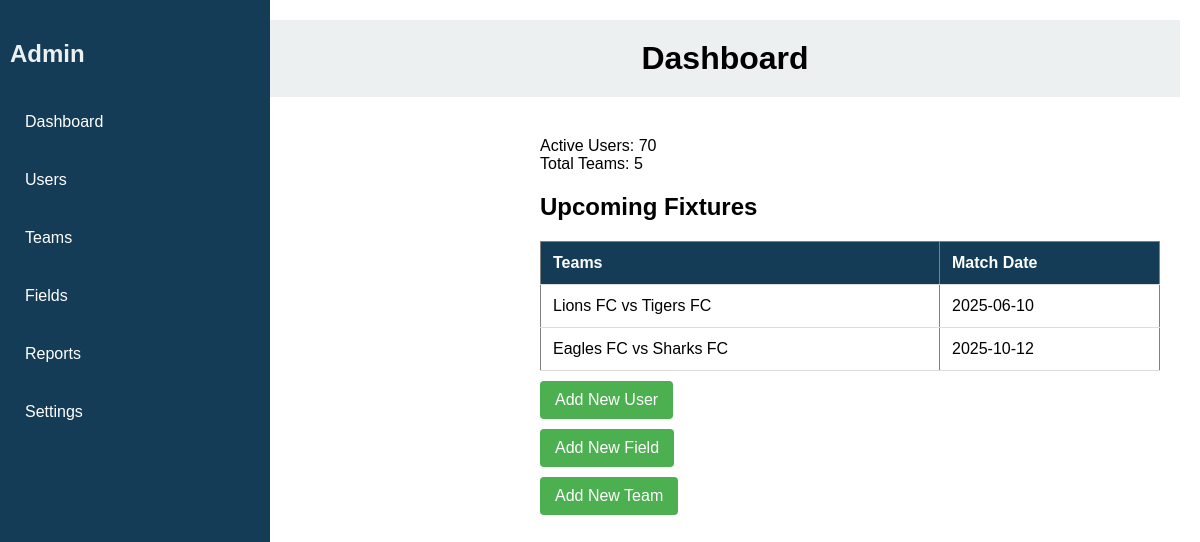
/Admin/AdminDashboard.php, run on the app's committed database.
### tables this page shows
CREATE TABLE "Fixtures" (
	"Fixture_ID"	INTEGER,
	"home_team_id"	INTEGER NOT NULL,
	"away_team_id"	INTEGER NOT NULL,
	"date"	TEXT NOT NULL,
	PRIMARY KEY("Fixture_ID" AUTOINCREMENT),
	FOREIGN KEY("away_team_id") REFERENCES "Team"("Team_ID"),
	FOREIGN KEY("home_team_id") REFERENCES "Team"("Team_ID")
);

### Admin/AdminDashboard.php (the view, shortened to what this page needs)
<!DOCTYPE html>
<html lang="en">
<head>
    <link rel="stylesheet" href="style.css" />
</head>
<body>
<div class="content">
        <header>
            <h1>Dashboard</h1>
        </header>
    <?php
        include("sidebar2.php");
    ?>
    <div class="active_users">
        <?php
        $db = new SQLite3('../fb_managment_system.db');
        $query = "SELECT COUNT (*) as total_users FROM Users";
        $result = $db->querySingle($query, true);
        if ($result) {
            echo "Active Users: " . $result['total_users'];
        } else {
            echo "error";
        }
        ?>
    </div>
    <div>
        <?php
        $db2 = new SQLite3('../fb_managment_system.db');
        $query2 = "SELECT COUNT (*) as total_teams FROM Team";
        $result2 = $db2->querySingle($query2, true);
        if ($result2) {
            echo "Total Teams: " . $result2['total_teams'];
        } else {
            echo "error";
        }
        ?>
    </div>
    <div>
        <?php
        $db3 = new SQLite3('../fb_managment_system.db');
        $query3 = "SELECT t1.team_name AS home_team, t2.team_name AS away_team, f.date From Fixtures f
                            JOIN Team t1 ON f.home_team_id = t1.Team_ID
                            Join Team t2 ON f.away_team_id = t2.Team_ID
                            ORDER BY f.date ASC";
        $result3 = $db3->query($query3);
        if ($result3) {
            echo"<h2>Upcoming Fixtures</h2>";
            echo"<table border='1'>";
            echo"<tr><th>Teams</th><th>Match Date</th></tr>";
            while ($row = $result3->fetchArray(SQLITE3_ASSOC)) {
                $teams = $row['home_team'] . " vs " . $row['away_team'];
                echo"<tr>";
                echo"<td>" . $teams . "</td>";
                echo"<td>" . $row['date'] . "</td>";
                echo"</tr>";
            }
            echo"</table>";
        } else {
            echo"No Fixtures Found";
        }
        ?>
    </div>
    <div>
        <a href="AdminCreateUserPage.php">
            <button>Add New User</button>
        </a>
    </div>
    <div>
        <a href="AdminCreateFieldPage.php">
            <button>Add New Field</button>
        </a>
    </div>
    <div>
        <a href="AdminCreateTeamPage.php">
            <button>Add New Team</button>
        </a>
    </div>
</div>

### Admin/style.css (style rules this page uses)
body { font-family: Arial, sans-serif; margin: 0; padding: 0; display: flex; height: 100vh; }
.content { margin-left: 250px; padding: 20px; width: calc(100% - 250px); box-sizing: border-box; }
.content header { background-color: #ecf0f1; padding: 20px; text-align: center; margin-bottom: 20px; }
.content header h1 { margin: 0; }
button { background-color: #4CAF50; color: white; padding: 10px 15px; border: none; border-radius: 4px; cursor: pointer; font-size: 16px; margin-top: 10px; }
table { width: 100%; border-collapse: collapse; margin-top: 20px; }
th, td { text-align: left; padding: 12px; border-bottom: 1px solid #ddd; }
th { background-color: #153C57; color: white; }

### data on the page
fixtures: teams "Lions FC vs Tigers FC", date "2025-06-10"
fixtures: teams "Eagles FC vs Sharks FC", date "2025-10-12"

### other printed values
$result['total_users'] "70"
$result2['total_teams'] "5"
